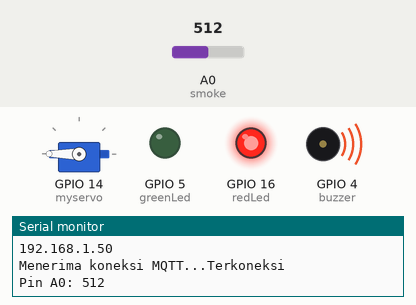
Recording of a sketch running on a simulated ESP8266 (NodeMCU). Parts: servo, output pins drawn as LEDs (lit = HIGH), buzzer (waves = sounding), the last lines printed to the serial monitor. The inputs (shaded band) are chosen by the test bench; at power-on: A0 (smoke) = 512. WiFi joins after 1.5 s; servers stay silent unless stated; no MQTT or app messages arrive unless stated.

Above: at 2.7 s.
2.8 s: A0 (smoke) set to 218
6.3 s: A0 (smoke) set to 193
At 7.4 s:
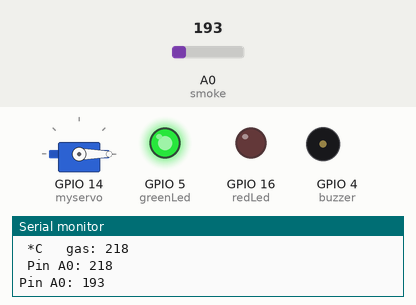
8.2 s: A0 (smoke) set to 210
At 10.1 s:
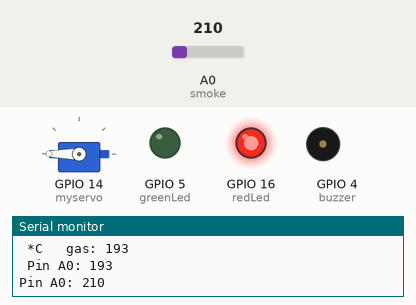
12.8 s: A0 (smoke) set to 190
At 13.06 s:
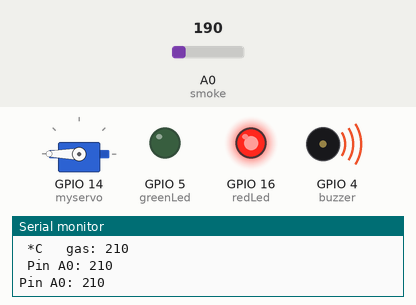
Timing chart, 0 to 15.7 s (numbered marks = the images above; inputs shaded):
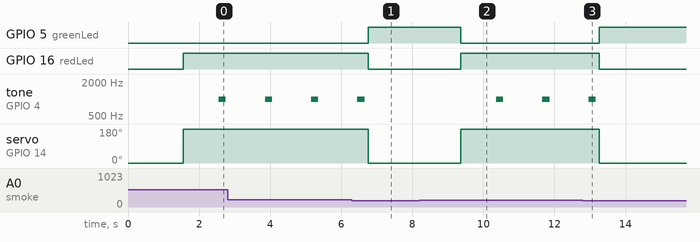

The sketch:

mq2_esp_mqtt.ino
```cpp
#include <ESP8266WiFi.h>
#include <PubSubClient.h>
#include <Servo.h>
#include <Arduino.h>

// Konfigurasi WiFi
#define ssid "HELLU"//Nama
#define password "*******"//Password

// Konfigurasi MQTT Broker
#define mqtt_server "192.168.43.234" // Alamat MQTT Broker
#define mqtt_topic_pub "gas"
#define mqtt_topic_sub "gas"
#define mqtt_user ""
#define mqtt_pwd ""
//
const uint16_t mqtt_port =  1883;

int redLed = 16;
int greenLed = 5;
int buzzer = 4;
int smoke = A0;

int calibrationTime = 30;

Servo myservo;
int sensorThres = 200;

WiFiClient espClient;
PubSubClient client(espClient);

long lastMsg = 0;
char msg[50];
int value = 0;

void setup() {
  Serial.begin(115200);
  pinMode(redLed, OUTPUT);
  pinMode(greenLed, OUTPUT);
  pinMode(buzzer, OUTPUT);
  pinMode(smoke, INPUT);
  myservo.attach(14);
  myservo.write(0);

  Serial.print("Connecting to ");
  Serial.println(ssid);
  WiFi.begin(ssid, password);
  while (WiFi.status() != WL_CONNECTED) {
    delay(500);
    Serial.print(".");
  }
  Serial.println("");
  Serial.println("WiFi connected");
  Serial.println("IP address: ");
  Serial.println(WiFi.localIP());
}

void callback(char* topic, byte* payload, unsigned int length) {
  Serial.print("Message arrived []");
  Serial.print(topic);
  Serial.print("] ");
  for (int i = 0; i < length; i++) {
    Serial.print((char)payload[i]);
  }
  Serial.println();
}

void reconnect() {
  while (!client.connected()) {
    Serial.print("Menerima koneksi MQTT...");
    if (client.connect("ESP8266Client",mqtt_user, mqtt_pwd)) {
      Serial.println("Terkoneksi");
      client.publish(mqtt_topic_pub, "ESP_reconnected");
      client.subscribe(mqtt_topic_sub);
    } else {
      Serial.print("Gagal Terhubung, rc=");
      Serial.print(client.state());
      Serial.println(" try again in 5 seconds");
      delay(5000);
    }
  }
}

void loop() {
  if (!client.connected()) {
    reconnect();
  }
  client.loop();
  int analogSensor = analogRead(smoke);
  if (isnan(analogSensor)) {
   Serial.println("Gagal menerima data dari sensor");
   return;
  }

    long now = millis();
  if (now - lastMsg > 2000) {
    lastMsg = now;
    static char labKimia[7];
    dtostrf(analogSensor, 6, 2, labKimia);
    client.publish("sensor/gas", labKimia);

    Serial.print(" *C\t gas: ");   Serial.print(analogSensor);
    Serial.print("\n ");
  }

  Serial.print("Pin A0: ");
  Serial.println(analogSensor);
  // Check dulu nilai thresholdnya
  if (analogSensor > sensorThres)
  {
    digitalWrite(redLed, HIGH);
    digitalWrite(greenLed, LOW);
      for (int i=0; i>60; i++);
      {
          myservo.write(180);//gerak servo 180 derajat
          delay(1000);//tunggu 1s
      }
    tone(buzzer, 1000, 200);
  }
  else
  {
    digitalWrite(redLed, LOW);
    digitalWrite(greenLed, HIGH);
      for (int i=0; i>60; i++);
    {
        myservo.write(0);//reset posisi
        delay(1000);//tunggu 1s
    }
    noTone(buzzer);
  }
  delay(300);
}
```

Measured:
- the behaviour switches between 201 and 200 on A0 (smoke) (found by bisection; images 0 and 1)
- after the input at 6.3 s, GPIO 5 (greenLed): LOW → HIGH after 0.46 s; GPIO 16 (redLed): HIGH → LOW after 0.46 s; tone on GPIO 4 (buzzer): goes on until 6.7 s, then stays silent; servo on GPIO 14 (myservo): 180° → 0° after 0.46 s
- after the input at 8.2 s, GPIO 5 (greenLed): HIGH → LOW after 1.2 s; GPIO 16 (redLed): LOW → HIGH after 1.2 s; tone on GPIO 4 (buzzer): alternates 1000 Hz for 0.20 s and silent for 1.1 s, starting after 2.2 s; servo on GPIO 14 (myservo): 0° → 180° after 1.2 s
- after the input at 12.8 s, GPIO 5 (greenLed): LOW → HIGH after 0.46 s; GPIO 16 (redLed): HIGH → LOW after 0.46 s; tone on GPIO 4 (buzzer): goes on until 13.2 s, then stays silent; servo on GPIO 14 (myservo): 180° → 0° after 0.46 s
- by itself, tone on GPIO 4 (buzzer): alternates 1000 Hz for 0.20 s and silent for 1.1 s
